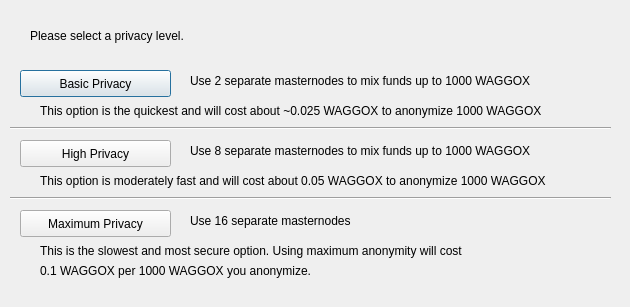
<?xml version="1.0" encoding="UTF-8"?>
<ui version="4.0">
 <class>DarksendConfig</class>
 <widget class="QDialog" name="DarksendConfig">
  <property name="geometry">
   <rect>
    <x>0</x>
    <y>0</y>
    <width>630</width>
    <height>307</height>
   </rect>
  </property>
  <property name="windowTitle">
   <string>Configure PrivateSend</string>
  </property>
  <widget class="QPushButton" name="buttonBasic">
   <property name="geometry">
    <rect>
     <x>20</x>
     <y>70</y>
     <width>151</width>
     <height>27</height>
    </rect>
   </property>
   <property name="text">
    <string>Basic Privacy</string>
   </property>
  </widget>
  <widget class="QPushButton" name="buttonHigh">
   <property name="geometry">
    <rect>
     <x>20</x>
     <y>140</y>
     <width>151</width>
     <height>27</height>
    </rect>
   </property>
   <property name="text">
    <string>High Privacy</string>
   </property>
  </widget>
  <widget class="QPushButton" name="buttonMax">
   <property name="geometry">
    <rect>
     <x>20</x>
     <y>210</y>
     <width>151</width>
     <height>27</height>
    </rect>
   </property>
   <property name="text">
    <string>Maximum Privacy</string>
   </property>
  </widget>
  <widget class="QLabel" name="label">
   <property name="geometry">
    <rect>
     <x>30</x>
     <y>20</y>
     <width>571</width>
     <height>31</height>
    </rect>
   </property>
   <property name="text">
    <string>Please select a privacy level.</string>
   </property>
  </widget>
  <widget class="QLabel" name="label_2">
   <property name="geometry">
    <rect>
     <x>190</x>
     <y>70</y>
     <width>421</width>
     <height>21</height>
    </rect>
   </property>
   <property name="text">
    <string>Use 2 separate masternodes to mix funds up to 1000 WAGGOX</string>
   </property>
  </widget>
  <widget class="QLabel" name="label_3">
   <property name="geometry">
    <rect>
     <x>190</x>
     <y>140</y>
     <width>411</width>
     <height>21</height>
    </rect>
   </property>
   <property name="text">
    <string>Use 8 separate masternodes to mix funds up to 1000 WAGGOX</string>
   </property>
  </widget>
  <widget class="QLabel" name="label_4">
   <property name="geometry">
    <rect>
     <x>190</x>
     <y>210</y>
     <width>421</width>
     <height>21</height>
    </rect>
   </property>
   <property name="text">
    <string>Use 16 separate masternodes</string>
   </property>
  </widget>
  <widget class="QLabel" name="label_6">
   <property name="geometry">
    <rect>
     <x>40</x>
     <y>100</y>
     <width>561</width>
     <height>21</height>
    </rect>
   </property>
   <property name="text">
    <string>This option is the quickest and will cost about ~0.025 WAGGOX to anonymize 1000 WAGGOX</string>
   </property>
  </widget>
  <widget class="QLabel" name="label_7">
   <property name="geometry">
    <rect>
     <x>40</x>
     <y>170</y>
     <width>561</width>
     <height>21</height>
    </rect>
   </property>
   <property name="text">
    <string>This option is moderately fast and will cost about 0.05 WAGGOX to anonymize 1000 WAGGOX</string>
   </property>
  </widget>
  <widget class="QLabel" name="label_8">
   <property name="geometry">
    <rect>
     <x>40</x>
     <y>240</y>
     <width>561</width>
     <height>21</height>
    </rect>
   </property>
   <property name="text">
    <string>This is the slowest and most secure option. Using maximum anonymity will cost</string>
   </property>
  </widget>
  <widget class="QLabel" name="label_9">
   <property name="geometry">
    <rect>
     <x>40</x>
     <y>260</y>
     <width>561</width>
     <height>21</height>
    </rect>
   </property>
   <property name="text">
    <string>0.1 WAGGOX per 1000 WAGGOX you anonymize.</string>
   </property>
  </widget>
  <widget class="Line" name="line">
   <property name="geometry">
    <rect>
     <x>10</x>
     <y>120</y>
     <width>601</width>
     <height>16</height>
    </rect>
   </property>
   <property name="orientation">
    <enum>Qt::Horizontal</enum>
   </property>
  </widget>
  <widget class="Line" name="line_2">
   <property name="geometry">
    <rect>
     <x>10</x>
     <y>190</y>
     <width>601</width>
     <height>16</height>
    </rect>
   </property>
   <property name="orientation">
    <enum>Qt::Horizontal</enum>
   </property>
  </widget>
 </widget>
 <resources/>
 <connections/>
</ui>
